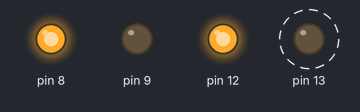
Bench run of a sketch on a simulated Arduino Uno, built with avr-gcc and run on an emulated ATmega328P. Shown: output pins drawn as LEDs (lit = HIGH). Dashed ring = blinking. What the sketch prints to the serial monitor is not drawn.

Above: at 0.17 s.
Timing chart, 0 to 3.0 s (numbered marks = the images above):
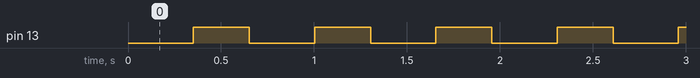

The sketch:

sketch_aug21c.ino
```cpp
void setup() {


 pinMode(8, OUTPUT);
 pinMode(9, OUTPUT);
 digitalWrite(8, HIGH);
 digitalWrite(9, LOW);

 pinMode(13, OUTPUT);
 pinMode(12, OUTPUT);

 digitalWrite(12, HIGH);
  Serial.begin(9600);

}

void loop() {
  // put your main code here, to run repeatedly:

  for (int i = 0; i <= 255; i+=20) {
    analogWrite(13, i);
    Serial.println(i);
    delay(50);
  }

}
```

Measured:
- by itself, pin 13: alternates HIGH for 0.30 s and LOW for 0.35 s
